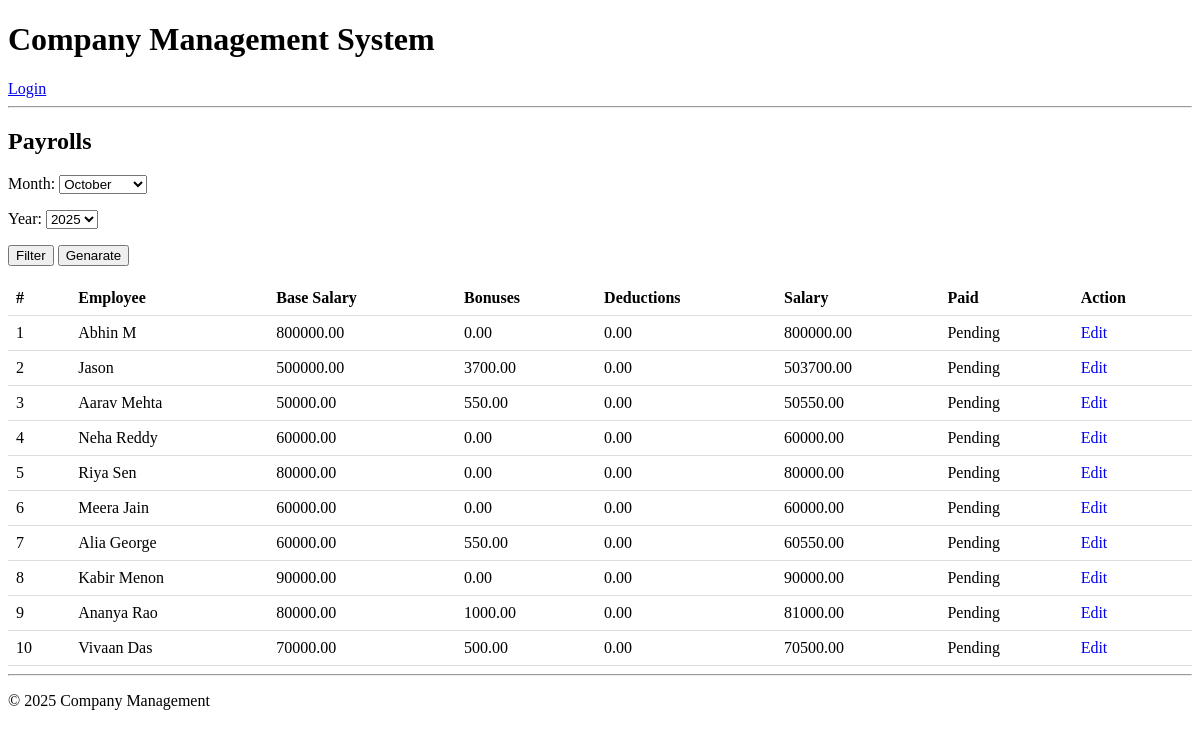
The app's page /users/payroll/filter/, older data.
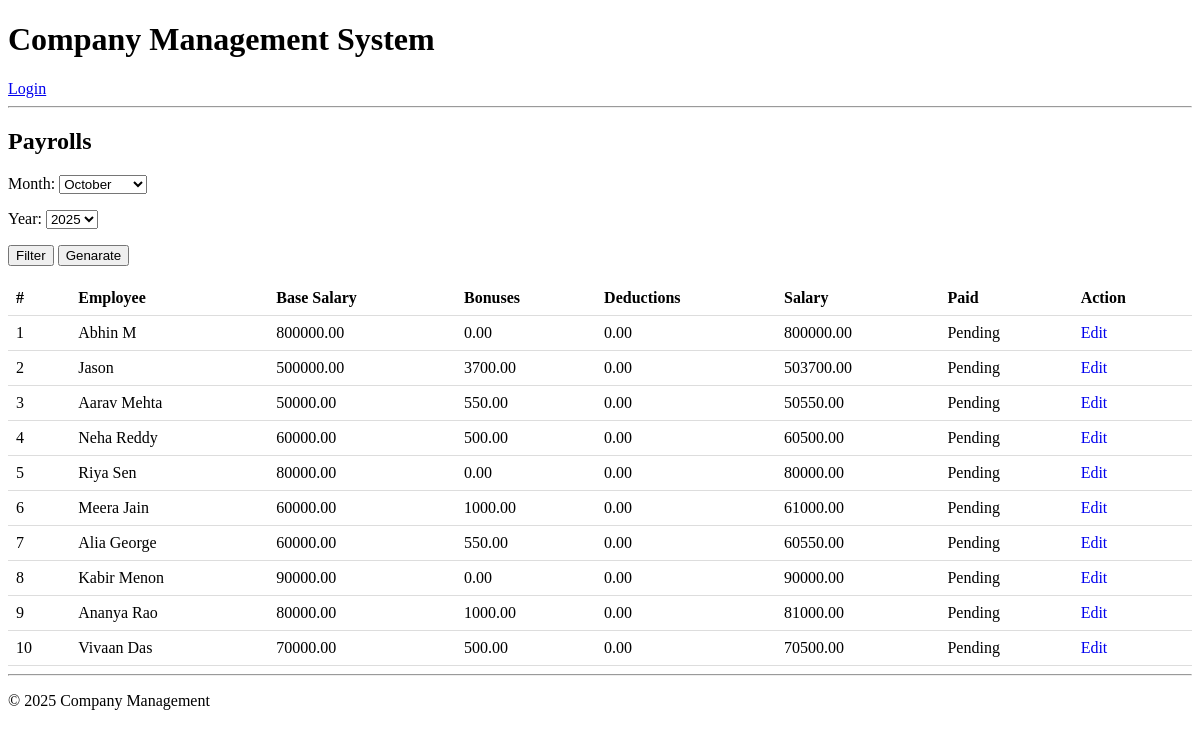
The same page, newer data.
### users/models.py (models this page shows, shortened)
class Payroll(models.Model):
    employee = models.ForeignKey('EmployeeProfile', on_delete=models.CASCADE, related_name='payrolls')
    month = models.DateField()
    base_salary = models.DecimalField(max_digits=10, decimal_places=2)
    bonuses = models.DecimalField(max_digits=10, decimal_places=2, default=0)
    deductions = models.DecimalField(max_digits=10, decimal_places=2, default=0)
    net_salary = models.DecimalField(max_digits=10, decimal_places=2, blank=True, null=True)
    is_paid = models.BooleanField(default=False)
    created_at = models.DateTimeField(auto_now_add=True)

class EmployeeProfile(models.Model):
    user = models.OneToOneField(settings.AUTH_USER_MODEL, on_delete=models.CASCADE)
    department = models.ForeignKey(Department, on_delete=models.SET_NULL, null=True)
    position = models.ForeignKey(Position, on_delete=models.SET_NULL, null=True)
    benefits = models.ManyToManyField(Benefit, blank=True)
    date_of_joining = models.DateField()
    salary = models.DecimalField(max_digits=10, decimal_places=2, null=True, blank=True)
    skills = models.TextField(blank=True)

class CustomUser(AbstractUser):
    ROLE_ADMIN = 'ADMIN'
    ROLE_MANAGER = 'MANAGER'
    ROLE_EMPLOYEE = 'EMPLOYEE'
    ROLE_CUSTOMER = 'CUSTOMER'
    ROLE_CHOICES = (
        (ROLE_ADMIN, 'Admin/HR'),
        (ROLE_MANAGER, 'Manager'),
        (ROLE_EMPLOYEE, 'Employee'),
        (ROLE_CUSTOMER,'Customer')
    )
    name=models.CharField(max_length=500,null=False)
    role = models.CharField(max_length=20, choices=ROLE_CHOICES, default=ROLE_EMPLOYEE)
    phone = models.CharField(max_length=15, blank=True, null=True)
    groups = models.ManyToManyField(
        'auth.Group',
        related_name='customuser_set',  # different from auth.User.user_set
        blank=True,
        help_text='The groups this user belongs to.'
    )
    user_permissions = models.ManyToManyField(
        'auth.Permission',
        related_name='customuser_set',  # different from auth.Permission.user_set
        blank=True,
        help_text='Specific permissions for this user.'
    )

### users/views.py (the view)
# urls.py: path('payroll/filter/', views.payroll_list_all, name='payroll_list_all'),
def payroll_list_all(request):
    latest = Payroll.objects.aggregate(latest_month=Max('month'))['latest_month']
    if request.GET:
        form = PayrollFilterForm(request.GET)
        if form.is_valid():
            month = int(form.cleaned_data['month'])
            year = int(form.cleaned_data['year'])
        else:
            month = latest.month if latest else 1
            year = latest.year if latest else date.today().year
        if 'Genarate' in request.GET:
            generateSalary(month,year)
            return redirect(f"{reverse('payroll_list_all')}?month={month}&year={year}")
    else:
        form = PayrollFilterForm(initial={
            'month': latest.month if latest else date.today().month,
            'year': latest.year if latest else date.today().year
        })
        month = latest.month if latest else date.today().month
        year = latest.year if latest else date.today().year
    payrolls = Payroll.objects.filter(month__month=month, month__year=year)
    context = {
        'form': form,
        'payrolls': payrolls,
        'selected_month': month,
        'selected_year': year,
    }
    return render(request, 'users/payroll_list_all.html', context)

### users/forms.py
class PayrollFilterForm(forms.Form):
    month = forms.ChoiceField(choices=MONTH_CHOICES)
    year = forms.ChoiceField(choices=YEAR_CHOICES)

### users/templates/users/payroll_list_all.html (shortened to what this page needs)
{% extends 'base.html' %}
{% block content %}
<h2>Payrolls</h2>
<form method="get" style="margin-bottom: 15px;">
    {{ form.as_p }}
    <button type="submit">Filter</button>
    <button type="submit" name="Genarate">Genarate</button>
</form>
{% if payrolls %}
<table style="width: 100%; border-collapse: collapse;">
    <thead>
        <tr>
            <th style="padding: 8px; text-align: left; border-bottom: 1px solid #ddd;">#</th>
            <th style="padding: 8px; text-align: left; border-bottom: 1px solid #ddd;">Employee</th>
            <th style="padding: 8px; text-align: left; border-bottom: 1px solid #ddd;">Base Salary</th>
            <th style="padding: 8px; text-align: left; border-bottom: 1px solid #ddd;">Bonuses</th>
            <th style="padding: 8px; text-align: left; border-bottom: 1px solid #ddd;">Deductions</th>
            <th style="padding: 8px; text-align: left; border-bottom: 1px solid #ddd;">Salary</th>
            <th style="padding: 8px; text-align: left; border-bottom: 1px solid #ddd;">Paid</th>
            <th style="padding: 8px; text-align: left; border-bottom: 1px solid #ddd;">Action</th>
        </tr>
    </thead>
    <tbody>
        {% for payroll in payrolls %}
        <tr>
            <td style="padding: 8px; border-bottom: 1px solid #ddd;">{{ forloop.counter }}</td>
            <td style="padding: 8px; border-bottom: 1px solid #ddd;">{{ payroll.employee.user.name }}</td>
            <td style="padding: 8px; border-bottom: 1px solid #ddd;">{{ payroll.base_salary }}</td>
            <td style="padding: 8px; border-bottom: 1px solid #ddd;">{{ payroll.bonuses }}</td>
            <td style="padding: 8px; border-bottom: 1px solid #ddd;">{{ payroll.deductions }}</td>
            <td style="padding: 8px; border-bottom: 1px solid #ddd;">{{ payroll.net_salary }}</td>
            <td style="padding: 8px; border-bottom: 1px solid #ddd;">{{ payroll.is_paid|yesno:"Paid,Pending" }}</td>
            <td style="padding: 8px; border-bottom: 1px solid #ddd;">
                <a href="{% url 'payroll_edit' payroll.id %}" style="text-decoration: none;">Edit</a>
            </td>
        </tr>
        {% endfor %}
    </tbody>
</table>
{% else %}
<p>No payroll found for selected month/year.</p>
{% endif %}
{% endblock %}

Row changes from the older to the newer data that the page shows:
changed Payroll "Neha Reddy": bonuses "0.00" → "500.00"; net_salary "60000.00" → "60500.00"
changed Payroll "Meera Jain": bonuses "0.00" → "1000.00"; net_salary "60000.00" → "61000.00"
